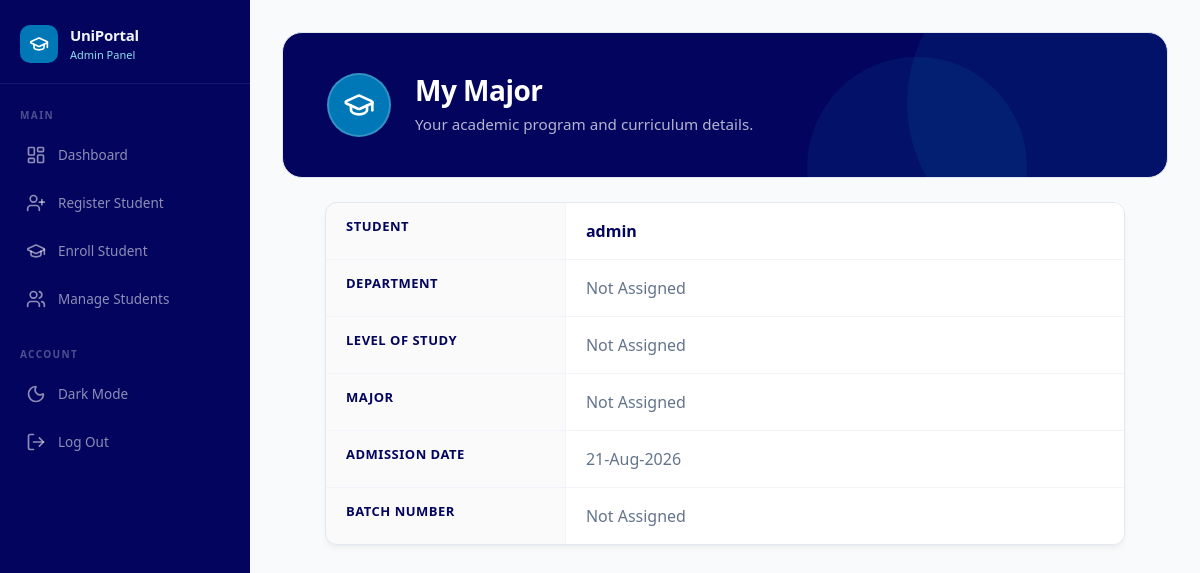
The app's page /student/major/ (signed in), older data.
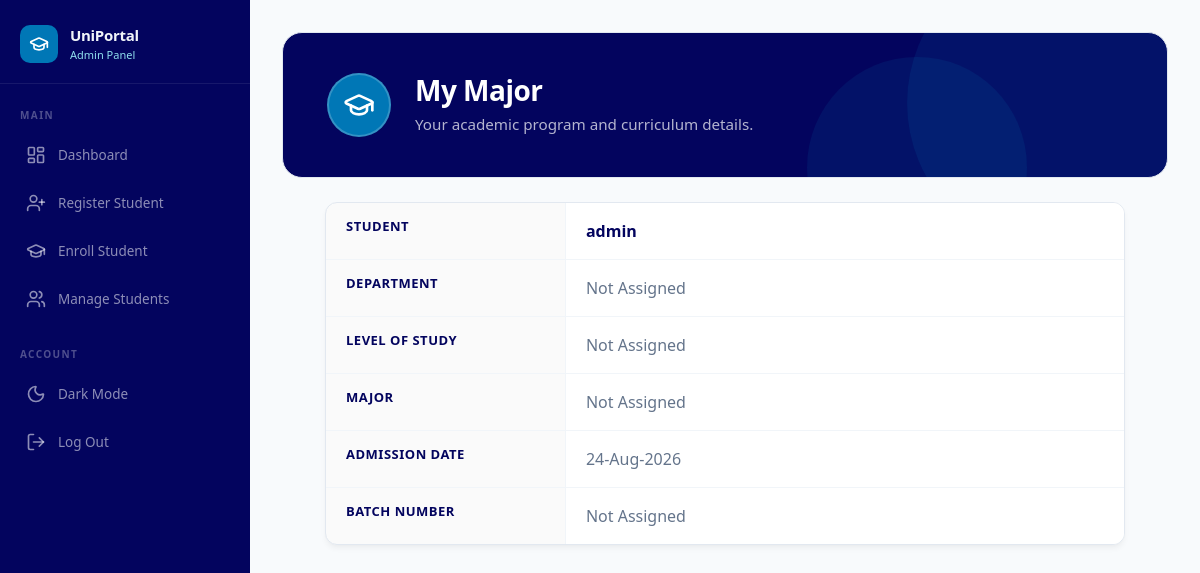
The same page, newer data.
### myapp/models.py (models this page shows)
class User(AbstractUser):
    pass

### myapp/views.py (the view)
# urls.py: path('student/major/', views.student_major, name='student_major'),
@login_required(login_url='/login')
def student_major(request):
    try:
        student = request.user.student
    except AttributeError:
        student = None
    context = {
        'student': student
    }
    return render(request, 'myapp/student_major.html', context)

### myapp/templates/myapp/student_major.html (shortened to what this page needs)
{% extends 'myapp/base.html' %}
{% block content %}
<div class="hero-banner mb-4">
  <div class="d-flex align-items-center gap-4">
    <div class="hero-avatar">
      <i data-lucide="graduation-cap" style="width:32px;height:32px"></i>
    </div>
    <div style="z-index:1">
      <h2>My Major</h2>
      <p>Your academic program and curriculum details.</p>
    </div>
  </div>
</div>
<div class="card modern-table-card mx-auto" style="max-width: 800px;">
  <div class="card-body p-0">
    <table class="table modern-table mb-0">
      <tbody>
        <tr>
          <th style="width: 30%; border-bottom: none; border-right: 1px solid var(--border-row);">Student</th>
          <td class="fw-semibold text-primary" style="border-bottom: none; color: var(--text-primary) !important;">
            {{ user.get_full_name|default:user.username }}
          </td>
        </tr>
        <tr>
          <th style="border-bottom: none; border-right: 1px solid var(--border-row); border-top: 1px solid var(--border-row);">Department</th>
          <td style="border-bottom: none; border-top: 1px solid var(--border-row);">
            {{ student.department.name|default:"Not Assigned" }}
          </td>
        </tr>
        <tr>
          <th style="border-bottom: none; border-right: 1px solid var(--border-row); border-top: 1px solid var(--border-row);">Level of Study</th>
          <td style="border-bottom: none; border-top: 1px solid var(--border-row);">
            {{ student.level|default:"Not Assigned" }}
          </td>
        </tr>
        <tr>
          <th style="border-bottom: none; border-right: 1px solid var(--border-row); border-top: 1px solid var(--border-row);">Major</th>
          <td style="border-bottom: none; border-top: 1px solid var(--border-row);">
            {{ student.department.name|default:"Not Assigned" }}
          </td>
        </tr>
        <tr>
          <th style="border-bottom: none; border-right: 1px solid var(--border-row); border-top: 1px solid var(--border-row);">Admission Date</th>
          <td style="border-bottom: none; border-top: 1px solid var(--border-row);">
            {{ student.created_at|default:user.date_joined|date:"d-M-Y" }}
          </td>
        </tr>
        <tr>
          <th style="border-bottom: none; border-right: 1px solid var(--border-row); border-top: 1px solid var(--border-row);">Batch Number</th>
          <td style="border-bottom: none; border-top: 1px solid var(--border-row);">
            {{ student.batch|default:"Not Assigned" }}
          </td>
        </tr>
      </tbody>
    </table>
  </div>
</div>
{% endblock %}

Row changes from the older to the newer data that the page shows:
changed User "admin": created_at "21-Aug-2026" → "24-Aug-2026"
